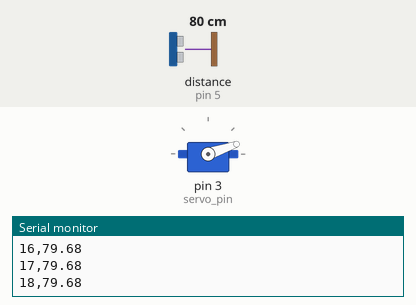
Bench run of a sketch on a simulated Arduino Uno, built with avr-gcc and run on an emulated ATmega328P. Parts: servo, the last lines printed to the serial monitor. Wiring (inferred from the names in the program): ultrasonic range finder: trigger pin 4; echo pin 5. The test bench sets the inputs (shaded band); at power-on: distance to the obstacle (sensor on pin 5) 80 cm. The echo pulse lasts 58.3 µs per cm.

Above: at 1.26 s.
1.3 s: distance to the obstacle (sensor on pin 5) set to 2 cm
At 1.99 s:
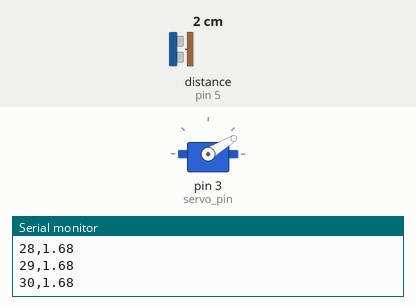
7.3 s: distance to the obstacle (sensor on pin 5) set to 250 cm
At 7.33 s:
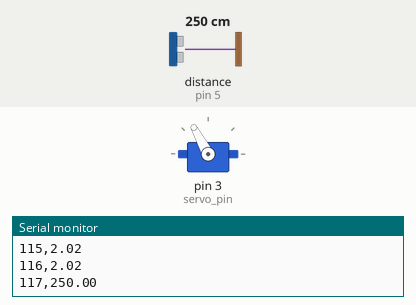
10.3 s: distance to the obstacle (sensor on pin 5) set to 4 cm
At 11.76 s:
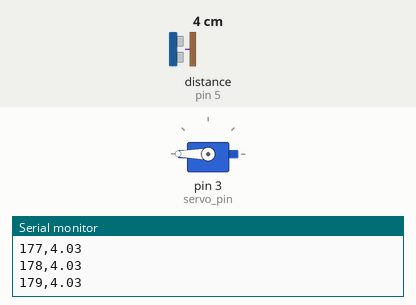
Timing chart, 0 to 19.3 s (numbered marks = the images above; inputs shaded):
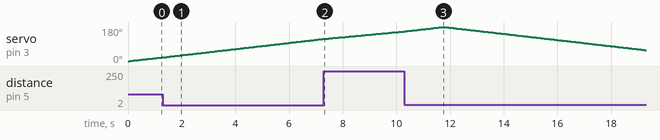

Measured:
- by itself, servo on pin 3 (servo_pin): rises from 157° to 180° in 1.4 s, then falls to 58° in 7.6 s

The sketch:

Test.ino
```cpp
#include <Servo.h>

Servo servo_1; // servo controller (multiple can exist)

int trig = 4; // trig pin for HC-SR04
int echo = 5; // echo pin for HC-SR04
int servo_pin = 3; // PWM pin for servo control

int pos = 0;    // servo starting position
float duration,distance;

void setup() {
  Serial.begin(115200);
  Serial.println("Radar Start");
  servo_1.attach(servo_pin); // start servo control
  pinMode(trig,OUTPUT);
  pinMode(echo,INPUT);
}

void loop() {
  for (pos = 0; pos <= 180; pos += 1) { // goes from 0 degrees to 180 degrees
    // in steps of 1 degree
    servo_1.write(pos);              // tell servo to go to position in variable 'pos'
    delay(60); // delay to allow the servo to reach the desired position
    dist_calc(pos);
  }

  for (pos = 180; pos >= 0; pos -= 1) { // goes from 180 degrees to 0 degrees
    servo_1.write(pos);              // tell servo to go to position in variable 'pos'
    delay(60);
    dist_calc(pos);
  }
}

float dist_calc(int pos){
  // trigger 40kHz pulse for ranging
  digitalWrite(trig,LOW);
  delayMicroseconds(2);
  digitalWrite(trig,HIGH);
  delayMicroseconds(10);
  digitalWrite(trig,LOW);
  // convert from duration for pulse to reach detector (microseconds) to range (in cm)
  duration = pulseIn(echo,HIGH); // duration for pulse to reach detector (in microseconds)
  distance = 100.0*(343.0*(duration/2.0))/1000000.0; // 100.0*(speed of sound*duration/2)/microsec conversion

  //Serial.print("deg = ");
  Serial.print(pos); // position of servo motor
  Serial.print(","); // comma separate variables
  //Serial.print("  dist = ");
  Serial.println(distance); // print distance in cm
}
```
